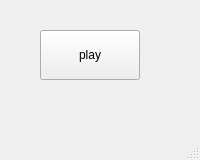
<?xml version="1.0" encoding="UTF-8"?>
<ui version="4.0">
 <class>MainWindow</class>
 <widget class="QMainWindow" name="MainWindow">
  <property name="geometry">
   <rect>
    <x>0</x>
    <y>0</y>
    <width>200</width>
    <height>160</height>
   </rect>
  </property>
  <property name="windowTitle">
   <string>MainWindow</string>
  </property>
  <widget class="QWidget" name="centralwidget">
   <widget class="QPushButton" name="MainPlayButton">
    <property name="geometry">
     <rect>
      <x>40</x>
      <y>30</y>
      <width>100</width>
      <height>50</height>
     </rect>
    </property>
    <property name="text">
     <string>play</string>
    </property>
   </widget>
  </widget>
  <widget class="QMenuBar" name="menubar">
   <property name="geometry">
    <rect>
     <x>0</x>
     <y>0</y>
     <width>200</width>
     <height>28</height>
    </rect>
   </property>
  </widget>
  <widget class="QStatusBar" name="statusbar"/>
 </widget>
 <resources/>
 <connections/>
</ui>
